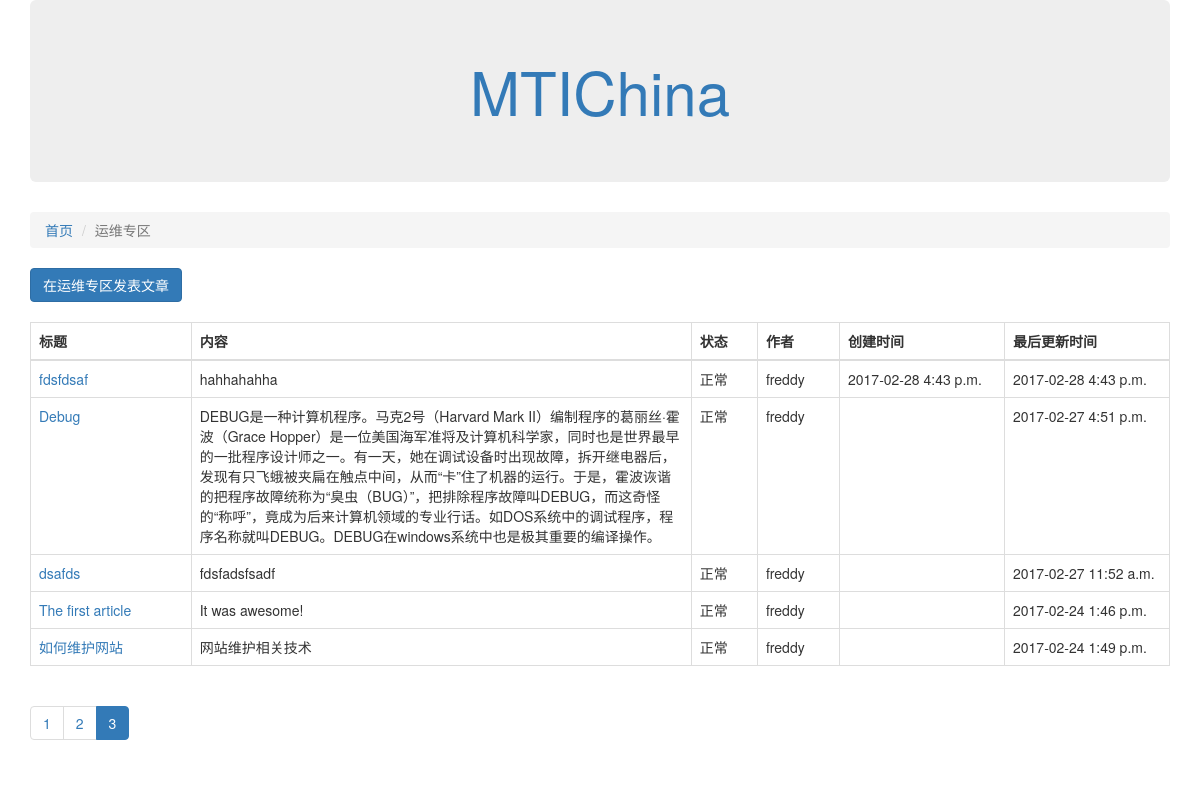
The page /article/list/3?page_no=3 on the database its author committed.
### block/models.py (models this page shows, shortened)
class Block(models.Model):
    name = models.CharField("版块名称",max_length=100)
    descp = models.CharField("版块描述",max_length=100)
    admin = models.CharField("版块管理员名称",max_length=100)
    status = models.IntegerField("状态",choices=((0,"正常"),(-1,"删除")))
    class Meta:
        verbose_name = "版块"
        verbose_name_plural = "版块（列表）"

### article/models.py (models this page shows, shortened)
class Article(models.Model):
    owner = models.ForeignKey(User,verbose_name="作者")
    block = models.ForeignKey(Block,verbose_name="文章ID")
    title = models.CharField("文章标题", max_length=100)
    content = models.CharField("文章内容", max_length=10000)
    status = models.IntegerField("状态",
                                 choices=((0,"正常"),(-1,"删除"))
                                 )
    author = models.CharField("Sevens", max_length=100)
    create_timestamp = models.DateTimeField("文章创建时间", auto_now_add=True)
    last_update_timestamp = models.DateTimeField("文章更新时刻", auto_now=True)
    class Meta:
        verbose_name = "文章"
        verbose_name_plural = "文章（列表）"

### article/views.py (the view)
# urls.py: url(r'^list/(?P<block_id>\d+)', article_list),
def article_list(request, block_id):
    block_id = int(block_id)
    block = Block.objects.get(id=block_id)
    page_no = int(request.GET.get("page_no", "1"))  # 获取参数
    all_articles = Article.objects.filter(block=block, status=0).order_by("-id")  # 全量数据
    page_articles, pagination_data = paginate_queryset(all_articles, page_no)
    return render(request, "article_list.html",
                  {"articles": page_articles, "b": block,
                   "pagination_data": pagination_data})

### article/templates/article_list.html
{% extends "base.html" %}
{% block content %}
<div class="col-xs-12 col-md-12">
    <ol class="breadcrumb">
        <li><a href="/">首页</a></li>
        <li class="active">{{b.name}}</li>
    </ol>
</div>
<div class="col-xs-12 col-md-4">
    <button type="button" class="btn btn-primary"><a href="/article/create/{{b.id}}"><font
            color="white">在{{b.name}}发表文章</font></a></button>
    <br/>
    <br/>
</div>
<div class="col-xs-12 col-xs-12">
    <table class="table table-bordered">
        <thead>
        <tr>
            <th>标题</th>
            <th>内容</th>
            <th>状态</th>
            <th>作者</th>
            <th>创建时间</th>
            <th>最后更新时间</th>
        </tr>
        </thead>
        <tbody>
        {% for article_detail in articles %}
        <tr>
            <td><a href="/article/detail/{{article_detail.id}}">{{article_detail.title}}</a></td>
            <td style="width:500px">{{article_detail.content}}</td>
            <td>{{article_detail.get_status_display}}</td>
            <td>{{article_detail.owner}}</td>
            <td style="width:165px">{{article_detail.create_timestamp|date:"Y-m-d P"}}</td>
            <td style="width:165px">{{article_detail.last_update_timestamp|date:"Y-m-d P"}}</td>
        </tr>
        {% endfor %}
        </tbody>
    </table>
</div>
<br/>
<br/>
<br/>
{% include "pagination.html" %}
{% endblock %}

### rows shown on the page
Block: name "运维专区"
Article: title "fdsfdsaf", content "hahhahahha", status "正常", owner "freddy", create_timestamp "2017-02-28 4:43 p.m.", last_update_timestamp "2017-02-28 4:43 p.m."
Article: title "Debug", content "DEBUG是一种计算机程序。马克2号（Harvard Mark II）编制程序的葛丽丝·霍波（Grace Hopper）是一位美国海军准将及计算机科学家，同时也是世界最早的一批程序设计师之一。有一天，她在调试设备时出现故障，拆开继电器后，发现有只飞蛾被夹扁在触点中间，从而“卡”住了机器的运行。于是，霍波诙谐的把程序故障统称为“臭虫（BUG）”，把排除程序故障叫DEBUG，而这奇怪的“称呼”，竟成为后来计算机领域的专业行话。如DOS系统中的调试程序，程序名称就叫DEBUG。DEBUG在windows系统中也是极其重要的编译操作。", status "正常", owner "freddy", last_update_timestamp "2017-02-27 4:51 p.m."
Article: title "dsafds", content "fdsfadsfsadf", status "正常", owner "freddy", last_update_timestamp "2017-02-27 11:52 a.m."
Article: title "The first article", content "It was awesome!", status "正常", owner "freddy", last_update_timestamp "2017-02-24 1:46 p.m."
Article: title "如何维护网站", content "网站维护相关技术", status "正常", owner "freddy", last_update_timestamp "2017-02-24 1:49 p.m."

### other values the page prints
{{ current__page }} "1" "2"
{{ current__page }} "3"
